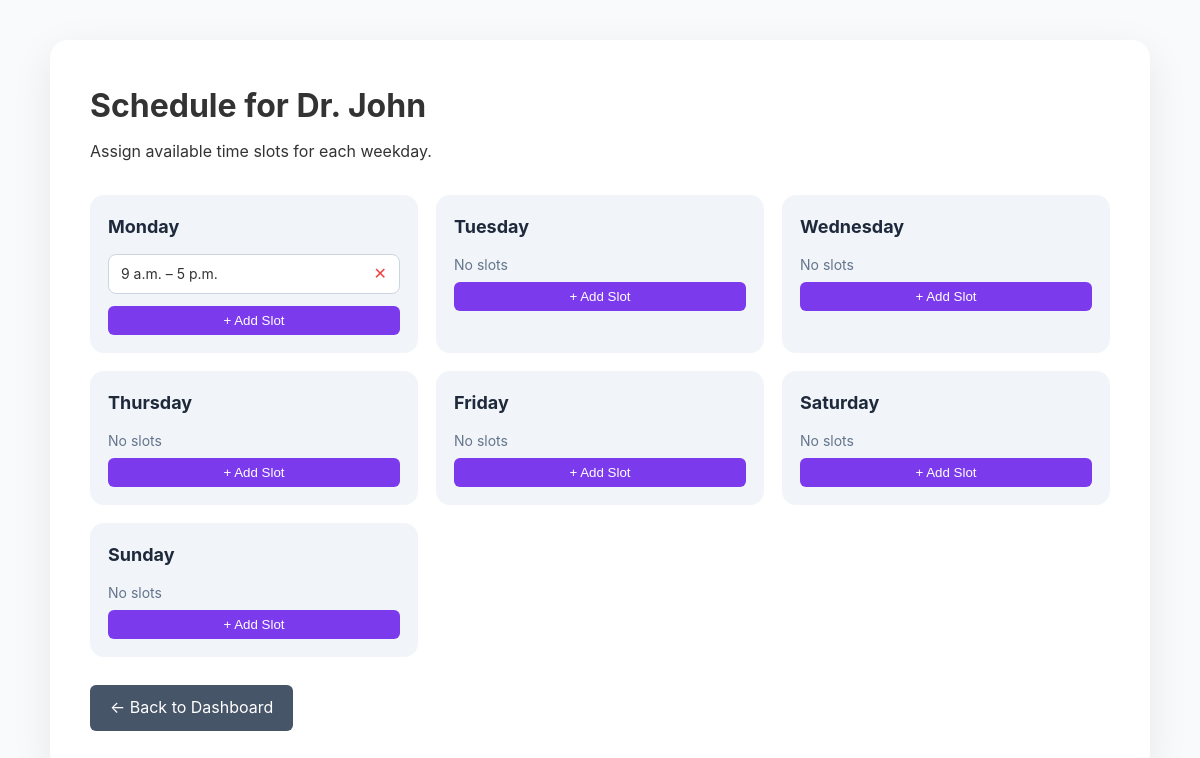
The app's page /dashboard/admin/doctor/8/schedule/ (signed in) with its own data.
### feetal_app/models.py (models this page shows, shortened)
class Doctor(models.Model):
    SPECIALIZATION_CHOICES = [
    ('obgyn', 'Obstetrics & Gynecology'),
    ('mfm', 'Maternal-Fetal Medicine'),
    ('radiology', 'Radiology'),
    ('pediatrics', 'Pediatrics'),
    ('prenatal_counselling', 'Prenatal Counselling'),
    ]
    user = models.OneToOneField(User, on_delete=models.CASCADE, related_name='doctor_profile')
    phone = models.CharField(max_length=20)
    specialization = models.CharField(max_length=50, choices=SPECIALIZATION_CHOICES)
    created_at = models.DateTimeField(auto_now_add=True)
    updated_at = models.DateTimeField(auto_now=True)
    class Meta:
        verbose_name = "Doctor"
        verbose_name_plural = "Doctors"

class DoctorSchedule(models.Model):
    DAYS = [
        ('monday', 'Monday'),
        ('tuesday', 'Tuesday'),
        ('wednesday', 'Wednesday'),
        ('thursday', 'Thursday'),
        ('friday', 'Friday'),
        ('saturday', 'Saturday'),
        ('sunday', 'Sunday'),
    ]
    doctor = models.ForeignKey(Doctor, on_delete=models.CASCADE, related_name="schedule")
    day = models.CharField(max_length=20, choices=DAYS)
    start_time = models.TimeField()
    end_time = models.TimeField()
    class Meta:
        unique_together = ('doctor', 'day', 'start_time', 'end_time')
        ordering = ['day', 'start_time']

### feetal_app/views.py (the view)
# urls.py: path("dashboard/admin/doctor/<int:doctor_id>/schedule/", views.admin_doctor_schedule, name="admin_doctor_schedule"),
@login_required
def admin_doctor_schedule(request, doctor_id):
    if not request.user.is_superuser:
        messages.error(request, "Only the designated admin can view doctor schedules.")
        return redirect("feetal_app:index")
    doctor = Doctor.objects.get(id=doctor_id)
    days = ["monday","tuesday","wednesday","thursday","friday","saturday","sunday"]
    schedule = {day: [] for day in days}
    slots = DoctorSchedule.objects.filter(doctor=doctor)
    for slot in slots:
        schedule[slot.day].append(slot)
    return render(request, "dashboard/admin_doctor_schedule.html", {
        "doctor": doctor,
        "schedule": schedule
    })

### feetal_app/templates/dashboard/admin_doctor_schedule.html (shortened to what this page needs)
<!DOCTYPE html>
{% load static %}
<html lang="en">
<head>
    <link rel="stylesheet" href="{% static 'css/style.css' %}">
</head>
<body>
<div class="card-box">
    <h1>Schedule for Dr. {{ doctor.user.get_full_name|default:doctor.user.username }}</h1>
    <p>Assign available time slots for each weekday.</p>
    <div class="schedule-grid">
        {% for day, slots in schedule.items %}
        <div class="day-box">
            <h3>{{ day|title }}</h3>
            {% for s in slots %}
            <div class="slot">
                {{ s.start_time }} – {{ s.end_time }}
                <button onclick="removeSlot('{{ s.id }}')">✕</button>
            </div>
            {% empty %}
            <p style="color:#64748b;font-size:14px;">No slots</p>
            {% endfor %}
            <button class="add-btn" onclick="openAddSlot('{{ day }}')">+ Add Slot</button>
        </div>
        {% endfor %}
    </div>
    <a href="{% url 'feetal_app:dashboard_admin' %}" class="back-btn">← Back to Dashboard</a>
</div>
</body>
</html>

### feetal_app/static/css/style.css (style rules this page uses)
* { margin: 0; padding: 0; box-sizing: border-box; }
body { font-family: 'Inter', sans-serif; line-height: 1.6; color: #333; overflow-x: hidden; }
html { scroll-behavior: smooth; }

### feetal_app/templates/dashboard/admin_doctor_schedule.html (style rules this page uses)
body { background:#f8fafc; font-family:'Inter',sans-serif; padding:40px; }
.card-box { max-width:1100px; margin:auto; background:white; padding:40px; border-radius:18px; box-shadow:0 12px 40px rgba(0,0,0,0.08); }
h1 { font-size:32px; margin-bottom:8px; font-weight:700; }
.schedule-grid { margin-top:30px; display:grid; grid-template-columns:repeat(3, 1fr); gap:18px; }
.day-box { background:#f1f5f9; border-radius:14px; padding:18px; }
.day-box h3 { font-size:18px; margin-bottom:12px; color:#1e293b; }
.slot { background:white; padding:8px 12px; border-radius:8px; margin-bottom:6px; border:1px solid #cbd5e1; display:flex; justify-content:space-between; align-items:center; font-size:14px; }
.slot button { border:none; background:none; color:#ef4444; cursor:pointer; font-size:16px; }
.add-btn { margin-top:6px; background:#7c3aed; border:none; color:white; width:100%; padding:7px; border-radius:6px; cursor:pointer; }
.back-btn { display:inline-block; margin-top:28px; padding:10px 20px; background:#475569; color:white; border-radius:6px; text-decoration:none; }

### records on screen
Doctor: user.get_full_name "John"
DoctorSchedule: day "Monday", start_time "9 a.m.", end_time "5 p.m."

### other values on screen
{{ day|title }} "Tuesday" "Wednesday" "Thursday" "Friday" "Saturday" "Sunday"
